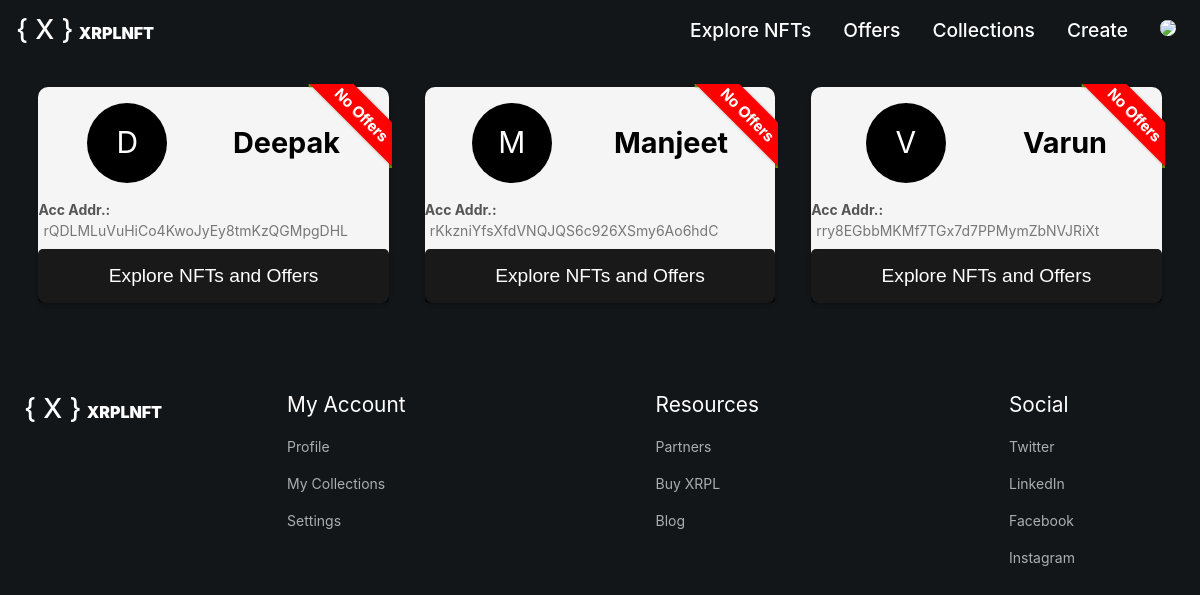
The app's page /getdata/ (signed in) with its own data.
### nft_api/models.py (models this page shows, shortened)
class XRPL_Model(models.Model):
    user = models.OneToOneField(User, on_delete=models.CASCADE)
    account_address = models.CharField(max_length=100)
    seed = models.CharField(max_length=100)
    created_at = models.DateTimeField(default=datetime.now)

### nft_api/views.py (the view, shortened to what this page needs)
# urls.py: path('getdata/', views.xrpl_accounts, name='getdata'),
def xrpl_accounts(request):
    if not request.user.is_authenticated:
        return redirect('login')
    xrpl_accountss = XRPL_Model.objects.exclude(user=request.user)
    xrpl_accountss = list(reversed(xrpl_accountss))
    offers_data = []  # List to store both sell and buy offers for each account holder
    for xrpl_account in xrpl_accountss:
        account_address = xrpl_account.account_address
        JSON_RPC_URL = "https://s.altnet.rippletest.net:51234/"
        client = JsonRpcClient(JSON_RPC_URL)
        account_nfts = client.request(AccountNFTs(account=account_address))
        nfts = account_nfts.result.get('account_nfts', [])
        nft_data = []  # List to store NFTs with their sell and buy offers
        has_sell_offers = False
        has_buy_offers = False
        offers_data.append({'account': xrpl_account, 'nfts': nft_data, 'has_sell_offers': has_sell_offers, 'has_buy_offers': has_buy_offers})
    context = {'xrpl_accounts': xrpl_accountss, 'offers_data': offers_data}
    return render(request, 'nft_api/xrpl_accounts.html', context)

### nft_api/templates/nft_api/xrpl_accounts.html (shortened to what this page needs)
{% extends "nft_api/base.html" %}
{% block contentStart %}
<!DOCTYPE html>
<html>
<head>
</head>
<body>
    <div id="user-main-container" class="user-main-container">
        {% for account_data in offers_data %}
            <div class="user-container-data wrapper">
                {% if account_data.has_sell_offers or account_data.has_buy_offers %}
                {% comment %} {% if account_data.has_sell_offers %}
                    <li style="color:green;">Sell Offers Available</li>
                {% endif %}
                {% if account_data.has_buy_offers %}
                    <li style="color:orange;">Buy Offers Available</li>
                {% endif %} {% endcomment %}
                <div class="ribbon-wrapper-green" >
                    <div class="ribbon-green" style="color:white;">Offers</div>
                </div>
            {% else %}
            <div class="ribbon-wrapper-green">
                <div class="ribbon-green" style="background:red; color:white">No Offers</div>
            </div>
            {% endif %}
                <div class="user-name">
                    <div class="inon-c">
                        <div class="user-icon" style="display: table-cell;">{{ account_data.account.user.username.0 }}</div>
                    </div>
                    <div class="user-n">{{ account_data.account.user.username }}</div>
                </div>
                <div class="user-address" style="margin: 0.5rem 0;">
                    <span class="add-label">Acc Addr.:</span> <span class="add-label-value"> {{ account_data.account.account_address }}</span>
                </div>
                <form id="btn-loader111" method="post" action="{% url 'find_nfts' %}">
                    <input class="btn-loader1" type="submit" value="Explore NFTs and Offers">
                </form>
            </div>
        {% endfor %}
    </div>
</body>
</html>
{% endblock %}

### nft_api/static/style/navbar.css (style rules this page uses)
* { margin: 0; padding: 0; list-style: none; text-decoration: none; }
body { margin: 0px; color: rgb(255, 255, 255); font-size: 14px; font-family: Inter, -apple-system, BlinkMacSystemFont, "Segoe UI", Helvetica, Arial, sans-serif, "Apple Color Emoji", "Segoe UI Emoji"; font-weight: 400; line-height: 1.5; background-color: rgb(18, 22, 25); }
:root { --hue: 223; --bg: hsl(var(--hue),90%,95%); --fg: hsl(var(--hue),90%,5%); --trans-dur: 0.3s; }

### nft_api/templates/nft_api/xrpl_accounts.html (style rules this page uses)
input[type="submit"] { background-color: #007bff; color: white; border: none; border-radius: 5px; padding: 5px 10px; cursor: pointer; transition: background-color 0.3s; }
form { margin-top: 0.5rem !important; background-color: #fff; border-radius: 8px; box-shadow: 0 2px 4px rgba(0, 0, 0, 0.1); max-width: 400px; margin: 0 auto; text-align: center; }
.user-main-container { display: flex; flex-wrap: wrap; gap: 1rem; padding: 1rem; justify-content: center; }
.user-name { display: flex; color: white; font-size: 1.5rem; vertical-align: middle; align-items: center; justify-content: space-around; margin: 1rem; }
.user-icon { display: table-cell; background-color: black; margin: 10px; border-radius: 50%; color: white; vertical-align: middle; text-align: center; text-decoration: none; height: 80px; width: 80px; font-size: 30px; text-transform: capitalize; }
.user-container-data { border-radius: 10px; margin: 10px; background-color: #f5f5f5; box-shadow: 0 2px 4px rgba(0, 0, 0, 0.1); transition: transform 0.2s; flex-basis: 30%; }
.user-n { font-weight: bold; font-size: 1.2em; text-transform: capitalize; color: black; }
.add-label { font-weight: bold; color: #555; }
.add-label-value { margin-left: 5px; color: #777; }
input[type="submit"] { background-color: #007BFF; background-color: rgba(0,0,0,0.9); color: #fff; padding: 16px 0px; border: none; border-radius: 5px; cursor: pointer; font-size: 1.2rem; width: 100%; }
.wrapper { position: relative; }
.ribbon-wrapper-green { width: 85px; height: 88px; overflow: hidden; position: absolute; top: -3px; right: -3px; }
.ribbon-green { font: bold 15px Sans-Serif; color: #333; text-align: center; text-shadow: rgba(255,255,255,0.5) 0px 1px 0px; -webkit-transform: rotate(45deg); -moz-transform: rotate(45deg); -ms-transform: rotate(45deg); -o-transform: rotate(45deg); position: relative; padding: 7px 0; left: -5px; top: 15px; width: 120px; background-color: #BFDC7A; background-image: -webkit-gradient(linear, left top, left bottom, from(#BFDC7A), to(#8EBF45)); background-image: -webkit-linear-gradient(top, #BFDC7A, #8EBF45); background-image: -moz-linear-gradient(top, #BFDC7A, #8EBF45); background-image: -ms-linear-gradient(top, #BFDC7A, #8EBF45); background-image: -o-linear-gradient(top, #BFDC7A, #8EBF45); color: #6a6340; -webkit-box-shadow: 0px 0px 3px rgba(0,0,0,0.3); -moz-box-shadow: 0px 0px 3px rgba(0,0,0,0.3); box-shadow: 0px 0px 3px rgba(0,0,0,0.3); }
.ribbon-green:before, .ribbon-green:after { content: ""; border-top: 3px solid #6e8900; border-left: 3px solid transparent; border-right: 3px solid transparent; position:absolute; bottom: -3px; }
.ribbon-green:before { left: 0; }
.ribbon-green:after { right: 0; }

### records on screen
XRPL_Model: account.user.username.0 "D", account.user.username "Deepak", account.account_address "rQDLMLuVuHiCo4KwoJyEy8tmKzQGMpgDHL"
XRPL_Model: account.user.username.0 "M", account.user.username "Manjeet", account.account_address "rKkzniYfsXfdVNQJQS6c926XSmy6Ao6hdC"
XRPL_Model: account.user.username.0 "V", account.user.username "Varun", account.account_address "rry8EGbbMKMf7TGx7d7PPMymZbNVJRiXt"
